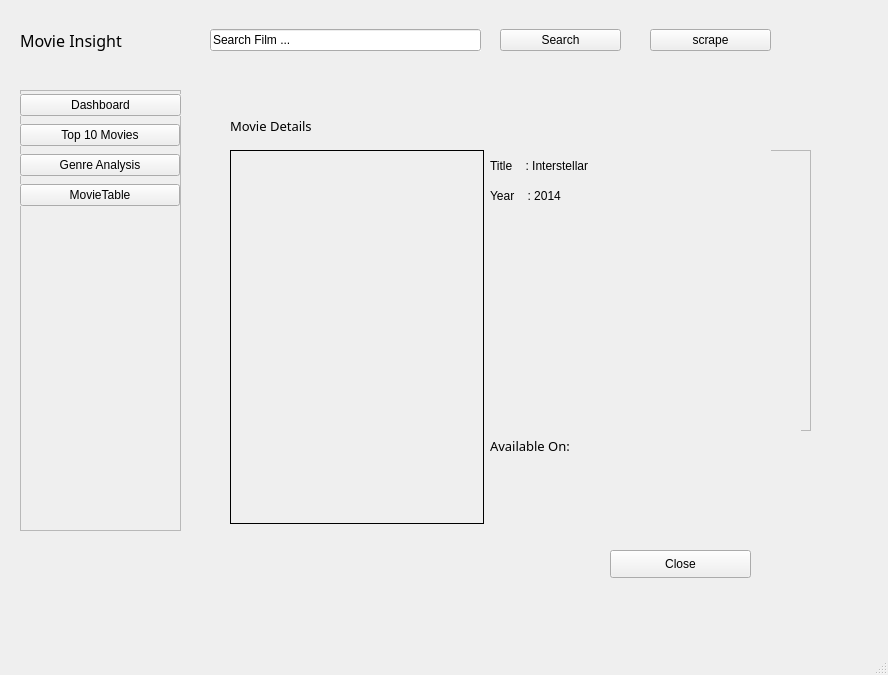
<?xml version="1.0" encoding="UTF-8"?>
<ui version="4.0">
 <class>MainWindow</class>
 <widget class="QMainWindow" name="MainWindow">
  <property name="geometry">
   <rect>
    <x>0</x>
    <y>0</y>
    <width>888</width>
    <height>675</height>
   </rect>
  </property>
  <property name="windowTitle">
   <string>MainWindow</string>
  </property>
  <widget class="QWidget" name="centralwidget">
   <widget class="QWidget" name="verticalLayoutWidget">
    <property name="geometry">
     <rect>
      <x>20</x>
      <y>20</y>
      <width>161</width>
      <height>41</height>
     </rect>
    </property>
    <layout class="QVBoxLayout" name="verticalLayout_7">
     <item>
      <widget class="QLabel" name="label">
       <property name="font">
        <font>
         <family>Eras Bold ITC</family>
         <pointsize>12</pointsize>
        </font>
       </property>
       <property name="mouseTracking">
        <bool>true</bool>
       </property>
       <property name="autoFillBackground">
        <bool>true</bool>
       </property>
       <property name="text">
        <string>Movie Insight</string>
       </property>
      </widget>
     </item>
    </layout>
   </widget>
   <widget class="QWidget" name="verticalLayoutWidget_2">
    <property name="geometry">
     <rect>
      <x>210</x>
      <y>20</y>
      <width>271</width>
      <height>41</height>
     </rect>
    </property>
    <layout class="QVBoxLayout" name="verticalLayout_8">
     <item>
      <widget class="QLineEdit" name="lineEdit">
       <property name="tabletTracking">
        <bool>true</bool>
       </property>
       <property name="autoFillBackground">
        <bool>true</bool>
       </property>
       <property name="text">
        <string>Search Film ...</string>
       </property>
      </widget>
     </item>
    </layout>
   </widget>
   <widget class="QWidget" name="verticalLayoutWidget_3">
    <property name="geometry">
     <rect>
      <x>500</x>
      <y>20</y>
      <width>121</width>
      <height>41</height>
     </rect>
    </property>
    <layout class="QVBoxLayout" name="verticalLayout_9">
     <item>
      <widget class="QPushButton" name="pushButton">
       <property name="autoFillBackground">
        <bool>true</bool>
       </property>
       <property name="text">
        <string>Search</string>
       </property>
      </widget>
     </item>
    </layout>
   </widget>
   <widget class="QWidget" name="verticalLayoutWidget_4">
    <property name="geometry">
     <rect>
      <x>650</x>
      <y>20</y>
      <width>121</width>
      <height>41</height>
     </rect>
    </property>
    <layout class="QVBoxLayout" name="verticalLayout_10">
     <item>
      <widget class="QPushButton" name="pushButton_2">
       <property name="autoFillBackground">
        <bool>true</bool>
       </property>
       <property name="text">
        <string>scrape</string>
       </property>
      </widget>
     </item>
    </layout>
   </widget>
   <widget class="QFrame" name="frame">
    <property name="geometry">
     <rect>
      <x>20</x>
      <y>90</y>
      <width>161</width>
      <height>441</height>
     </rect>
    </property>
    <property name="frameShape">
     <enum>QFrame::StyledPanel</enum>
    </property>
    <property name="frameShadow">
     <enum>QFrame::Raised</enum>
    </property>
    <widget class="QWidget" name="verticalLayoutWidget_5">
     <property name="geometry">
      <rect>
       <x>0</x>
       <y>0</y>
       <width>161</width>
       <height>31</height>
      </rect>
     </property>
     <layout class="QVBoxLayout" name="verticalLayout_11">
      <item>
       <widget class="QPushButton" name="pushButton_3">
        <property name="mouseTracking">
         <bool>true</bool>
        </property>
        <property name="autoFillBackground">
         <bool>true</bool>
        </property>
        <property name="text">
         <string>Dashboard</string>
        </property>
       </widget>
      </item>
     </layout>
    </widget>
    <widget class="QWidget" name="verticalLayoutWidget_6">
     <property name="geometry">
      <rect>
       <x>0</x>
       <y>30</y>
       <width>160</width>
       <height>31</height>
      </rect>
     </property>
     <layout class="QVBoxLayout" name="verticalLayout_12">
      <item>
       <widget class="QPushButton" name="pushButton_4">
        <property name="autoFillBackground">
         <bool>true</bool>
        </property>
        <property name="text">
         <string>Top 10 Movies</string>
        </property>
       </widget>
      </item>
     </layout>
    </widget>
    <widget class="QWidget" name="verticalLayoutWidget_7">
     <property name="geometry">
      <rect>
       <x>0</x>
       <y>60</y>
       <width>160</width>
       <height>31</height>
      </rect>
     </property>
     <layout class="QVBoxLayout" name="verticalLayout_13">
      <item>
       <widget class="QPushButton" name="pushButton_5">
        <property name="autoFillBackground">
         <bool>true</bool>
        </property>
        <property name="text">
         <string>Genre Analysis</string>
        </property>
       </widget>
      </item>
     </layout>
    </widget>
    <widget class="QWidget" name="verticalLayoutWidget_8">
     <property name="geometry">
      <rect>
       <x>0</x>
       <y>90</y>
       <width>160</width>
       <height>31</height>
      </rect>
     </property>
     <layout class="QVBoxLayout" name="verticalLayout_14">
      <item>
       <widget class="QPushButton" name="pushButton_6">
        <property name="autoFillBackground">
         <bool>true</bool>
        </property>
        <property name="text">
         <string>MovieTable</string>
        </property>
       </widget>
      </item>
     </layout>
    </widget>
   </widget>
   <widget class="QStackedWidget" name="stackedWidget">
    <property name="geometry">
     <rect>
      <x>210</x>
      <y>90</y>
      <width>621</width>
      <height>511</height>
     </rect>
    </property>
    <property name="currentIndex">
     <number>4</number>
    </property>
    <widget class="QWidget" name="page_3">
     <property name="autoFillBackground">
      <bool>true</bool>
     </property>
     <widget class="QWidget" name="verticalLayoutWidget_9">
      <property name="geometry">
       <rect>
        <x>210</x>
        <y>20</y>
        <width>151</width>
        <height>41</height>
       </rect>
      </property>
      <layout class="QVBoxLayout" name="verticalLayout_15">
       <item>
        <widget class="QLabel" name="label_2">
         <property name="font">
          <font>
           <family>Eras Bold ITC</family>
           <pointsize>10</pointsize>
          </font>
         </property>
         <property name="layoutDirection">
          <enum>Qt::LeftToRight</enum>
         </property>
         <property name="autoFillBackground">
          <bool>true</bool>
         </property>
         <property name="text">
          <string>Movie Dashboard</string>
         </property>
        </widget>
       </item>
      </layout>
     </widget>
     <widget class="QFrame" name="frame_2">
      <property name="geometry">
       <rect>
        <x>50</x>
        <y>70</y>
        <width>120</width>
        <height>121</height>
       </rect>
      </property>
      <property name="autoFillBackground">
       <bool>true</bool>
      </property>
      <property name="frameShape">
       <enum>QFrame::StyledPanel</enum>
      </property>
      <property name="frameShadow">
       <enum>QFrame::Raised</enum>
      </property>
      <widget class="QWidget" name="verticalLayoutWidget_10">
       <property name="geometry">
        <rect>
         <x>10</x>
         <y>0</y>
         <width>101</width>
         <height>41</height>
        </rect>
       </property>
       <layout class="QVBoxLayout" name="verticalLayout_16">
        <item>
         <widget class="QLabel" name="label_3">
          <property name="autoFillBackground">
           <bool>true</bool>
          </property>
          <property name="text">
           <string>Total Films</string>
          </property>
          <property name="scaledContents">
           <bool>true</bool>
          </property>
          <property name="alignment">
           <set>Qt::AlignCenter</set>
          </property>
         </widget>
        </item>
       </layout>
      </widget>
      <widget class="QWidget" name="verticalLayoutWidget_11">
       <property name="geometry">
        <rect>
         <x>10</x>
         <y>50</y>
         <width>101</width>
         <height>61</height>
        </rect>
       </property>
       <layout class="QVBoxLayout" name="verticalLayout_17">
        <item>
         <widget class="QLabel" name="label_4">
          <property name="autoFillBackground">
           <bool>true</bool>
          </property>
          <property name="text">
           <string>120 </string>
          </property>
          <property name="alignment">
           <set>Qt::AlignCenter</set>
          </property>
         </widget>
        </item>
       </layout>
      </widget>
     </widget>
     <widget class="QFrame" name="frame_3">
      <property name="geometry">
       <rect>
        <x>220</x>
        <y>70</y>
        <width>120</width>
        <height>121</height>
       </rect>
      </property>
      <property name="frameShape">
       <enum>QFrame::StyledPanel</enum>
      </property>
      <property name="frameShadow">
       <enum>QFrame::Raised</enum>
      </property>
      <widget class="QWidget" name="verticalLayoutWidget_14">
       <property name="geometry">
        <rect>
         <x>10</x>
         <y>0</y>
         <width>101</width>
         <height>41</height>
        </rect>
       </property>
       <layout class="QVBoxLayout" name="verticalLayout_20">
        <item>
         <widget class="QLabel" name="label_7">
          <property name="autoFillBackground">
           <bool>true</bool>
          </property>
          <property name="text">
           <string>Avg Rating</string>
          </property>
          <property name="alignment">
           <set>Qt::AlignCenter</set>
          </property>
         </widget>
        </item>
       </layout>
      </widget>
      <widget class="QWidget" name="verticalLayoutWidget_15">
       <property name="geometry">
        <rect>
         <x>10</x>
         <y>50</y>
         <width>101</width>
         <height>61</height>
        </rect>
       </property>
       <layout class="QVBoxLayout" name="verticalLayout_21">
        <item>
         <widget class="QLabel" name="label_8">
          <property name="autoFillBackground">
           <bool>true</bool>
          </property>
          <property name="text">
           <string>8.5</string>
          </property>
          <property name="alignment">
           <set>Qt::AlignCenter</set>
          </property>
         </widget>
        </item>
       </layout>
      </widget>
     </widget>
     <widget class="QFrame" name="frame_4">
      <property name="geometry">
       <rect>
        <x>410</x>
        <y>70</y>
        <width>120</width>
        <height>121</height>
       </rect>
      </property>
      <property name="frameShape">
       <enum>QFrame::StyledPanel</enum>
      </property>
      <property name="frameShadow">
       <enum>QFrame::Raised</enum>
      </property>
      <widget class="QWidget" name="verticalLayoutWidget_16">
       <property name="geometry">
        <rect>
         <x>10</x>
         <y>0</y>
         <width>101</width>
         <height>41</height>
        </rect>
       </property>
       <layout class="QVBoxLayout" name="verticalLayout_22">
        <item>
         <widget class="QLabel" name="label_9">
          <property name="autoFillBackground">
           <bool>true</bool>
          </property>
          <property name="text">
           <string>Top Genre</string>
          </property>
          <property name="alignment">
           <set>Qt::AlignCenter</set>
          </property>
         </widget>
        </item>
       </layout>
      </widget>
      <widget class="QWidget" name="verticalLayoutWidget_17">
       <property name="geometry">
        <rect>
         <x>10</x>
         <y>50</y>
         <width>101</width>
         <height>61</height>
        </rect>
       </property>
       <layout class="QVBoxLayout" name="verticalLayout_23">
        <item>
         <widget class="QLabel" name="label_10">
          <property name="autoFillBackground">
           <bool>true</bool>
          </property>
          <property name="text">
           <string/>
          </property>
          <property name="alignment">
           <set>Qt::AlignCenter</set>
          </property>
         </widget>
        </item>
       </layout>
      </widget>
     </widget>
     <widget class="QFrame" name="frame_5">
      <property name="geometry">
       <rect>
        <x>50</x>
        <y>210</y>
        <width>481</width>
        <height>231</height>
       </rect>
      </property>
      <property name="frameShape">
       <enum>QFrame::StyledPanel</enum>
      </property>
      <property name="frameShadow">
       <enum>QFrame::Raised</enum>
      </property>
      <widget class="QLabel" name="label_11">
       <property name="geometry">
        <rect>
         <x>80</x>
         <y>20</y>
         <width>311</width>
         <height>21</height>
        </rect>
       </property>
       <property name="font">
        <font>
         <family>Eras Bold ITC</family>
         <pointsize>10</pointsize>
        </font>
       </property>
       <property name="autoFillBackground">
        <bool>true</bool>
       </property>
       <property name="text">
        <string>Rating Distribution Chart </string>
       </property>
       <property name="alignment">
        <set>Qt::AlignCenter</set>
       </property>
      </widget>
      <widget class="QWidget" name="verticalLayoutWidget_18">
       <property name="geometry">
        <rect>
         <x>0</x>
         <y>50</y>
         <width>481</width>
         <height>181</height>
        </rect>
       </property>
       <layout class="QVBoxLayout" name="verticalLayout_24">
        <item>
         <widget class="QWidget" name="chart" native="true">
          <property name="mouseTracking">
           <bool>true</bool>
          </property>
          <property name="tabletTracking">
           <bool>true</bool>
          </property>
         </widget>
        </item>
       </layout>
      </widget>
     </widget>
    </widget>
    <widget class="QWidget" name="page_4">
     <property name="autoFillBackground">
      <bool>true</bool>
     </property>
     <widget class="QWidget" name="verticalLayoutWidget_19">
      <property name="geometry">
       <rect>
        <x>20</x>
        <y>20</y>
        <width>351</width>
        <height>41</height>
       </rect>
      </property>
      <layout class="QVBoxLayout" name="verticalLayout_25">
       <item>
        <widget class="QLabel" name="label_12">
         <property name="font">
          <font>
           <family>Eras Bold ITC</family>
           <pointsize>10</pointsize>
          </font>
         </property>
         <property name="autoFillBackground">
          <bool>true</bool>
         </property>
         <property name="text">
          <string>Top 10 Movies</string>
         </property>
         <property name="alignment">
          <set>Qt::AlignLeading|Qt::AlignLeft|Qt::AlignVCenter</set>
         </property>
        </widget>
       </item>
      </layout>
     </widget>
     <widget class="QTableWidget" name="tableWidget">
      <property name="geometry">
       <rect>
        <x>20</x>
        <y>70</y>
        <width>541</width>
        <height>361</height>
       </rect>
      </property>
      <property name="autoFillBackground">
       <bool>true</bool>
      </property>
     </widget>
    </widget>
    <widget class="QWidget" name="page_5">
     <property name="autoFillBackground">
      <bool>true</bool>
     </property>
     <widget class="QWidget" name="verticalLayoutWidget_20">
      <property name="geometry">
       <rect>
        <x>10</x>
        <y>10</y>
        <width>341</width>
        <height>41</height>
       </rect>
      </property>
      <layout class="QVBoxLayout" name="verticalLayout_26">
       <item>
        <widget class="QLabel" name="label_13">
         <property name="font">
          <font>
           <family>Eras Bold ITC</family>
           <pointsize>10</pointsize>
          </font>
         </property>
         <property name="autoFillBackground">
          <bool>true</bool>
         </property>
         <property name="text">
          <string>Genre Analysis</string>
         </property>
         <property name="alignment">
          <set>Qt::AlignLeading|Qt::AlignLeft|Qt::AlignVCenter</set>
         </property>
        </widget>
       </item>
      </layout>
     </widget>
     <widget class="QWidget" name="verticalLayoutWidget_21">
      <property name="geometry">
       <rect>
        <x>10</x>
        <y>70</y>
        <width>251</width>
        <height>351</height>
       </rect>
      </property>
      <layout class="QVBoxLayout" name="verticalLayout_27">
       <item>
        <widget class="QWidget" name="widget" native="true">
         <property name="autoFillBackground">
          <bool>true</bool>
         </property>
        </widget>
       </item>
      </layout>
     </widget>
     <widget class="QWidget" name="verticalLayoutWidget_22">
      <property name="geometry">
       <rect>
        <x>290</x>
        <y>70</y>
        <width>261</width>
        <height>41</height>
       </rect>
      </property>
      <layout class="QVBoxLayout" name="verticalLayout_28">
       <item>
        <widget class="QLabel" name="label_14">
         <property name="font">
          <font>
           <family>Eras Bold ITC</family>
           <pointsize>10</pointsize>
          </font>
         </property>
         <property name="autoFillBackground">
          <bool>true</bool>
         </property>
         <property name="text">
          <string>Genre Summary</string>
         </property>
         <property name="alignment">
          <set>Qt::AlignCenter</set>
         </property>
        </widget>
       </item>
      </layout>
     </widget>
     <widget class="QWidget" name="verticalLayoutWidget_23">
      <property name="geometry">
       <rect>
        <x>290</x>
        <y>120</y>
        <width>261</width>
        <height>301</height>
       </rect>
      </property>
      <layout class="QVBoxLayout" name="verticalLayout_30">
       <item>
        <widget class="QWidget" name="widget_2" native="true"/>
       </item>
      </layout>
     </widget>
    </widget>
    <widget class="QWidget" name="page_6">
     <widget class="QWidget" name="verticalLayoutWidget_25">
      <property name="geometry">
       <rect>
        <x>10</x>
        <y>20</y>
        <width>241</width>
        <height>21</height>
       </rect>
      </property>
      <layout class="QVBoxLayout" name="verticalLayout_32">
       <item>
        <widget class="QLabel" name="label_15">
         <property name="font">
          <font>
           <family>Eras Bold ITC</family>
           <pointsize>10</pointsize>
          </font>
         </property>
         <property name="text">
          <string>Movie Database</string>
         </property>
        </widget>
       </item>
      </layout>
     </widget>
     <widget class="QWidget" name="verticalLayoutWidget_26">
      <property name="geometry">
       <rect>
        <x>10</x>
        <y>60</y>
        <width>551</width>
        <height>371</height>
       </rect>
      </property>
      <layout class="QVBoxLayout" name="verticalLayout_33">
       <item>
        <widget class="QTableWidget" name="tableWidget_2"/>
       </item>
      </layout>
     </widget>
    </widget>
    <widget class="QWidget" name="page_7">
     <widget class="QWidget" name="verticalLayoutWidget_27">
      <property name="geometry">
       <rect>
        <x>20</x>
        <y>20</y>
        <width>261</width>
        <height>31</height>
       </rect>
      </property>
      <layout class="QVBoxLayout" name="verticalLayout_34">
       <item>
        <widget class="QLabel" name="label_16">
         <property name="font">
          <font>
           <family>Eras Bold ITC</family>
           <pointsize>10</pointsize>
          </font>
         </property>
         <property name="autoFillBackground">
          <bool>true</bool>
         </property>
         <property name="text">
          <string>Movie Details</string>
         </property>
        </widget>
       </item>
      </layout>
     </widget>
     <widget class="QWidget" name="verticalLayoutWidget_28">
      <property name="geometry">
       <rect>
        <x>20</x>
        <y>60</y>
        <width>254</width>
        <height>374</height>
       </rect>
      </property>
      <layout class="QVBoxLayout" name="verticalLayout_35">
       <item>
        <widget class="QLabel" name="label_5">
         <property name="minimumSize">
          <size>
           <width>252</width>
           <height>372</height>
          </size>
         </property>
         <property name="mouseTracking">
          <bool>true</bool>
         </property>
         <property name="tabletTracking">
          <bool>true</bool>
         </property>
         <property name="autoFillBackground">
          <bool>true</bool>
         </property>
         <property name="frameShape">
          <enum>QFrame::Box</enum>
         </property>
         <property name="text">
          <string/>
         </property>
        </widget>
       </item>
      </layout>
     </widget>
     <widget class="QFrame" name="frame_6">
      <property name="geometry">
       <rect>
        <x>280</x>
        <y>60</y>
        <width>321</width>
        <height>281</height>
       </rect>
      </property>
      <property name="autoFillBackground">
       <bool>true</bool>
      </property>
      <property name="frameShape">
       <enum>QFrame::StyledPanel</enum>
      </property>
      <property name="frameShadow">
       <enum>QFrame::Raised</enum>
      </property>
      <widget class="QWidget" name="verticalLayoutWidget_29">
       <property name="geometry">
        <rect>
         <x>0</x>
         <y>0</y>
         <width>281</width>
         <height>31</height>
        </rect>
       </property>
       <layout class="QVBoxLayout" name="verticalLayout_36">
        <item>
         <widget class="QLabel" name="label_17">
          <property name="autoFillBackground">
           <bool>true</bool>
          </property>
          <property name="text">
           <string>Title    : Interstellar</string>
          </property>
         </widget>
        </item>
       </layout>
      </widget>
      <widget class="QWidget" name="verticalLayoutWidget_30">
       <property name="geometry">
        <rect>
         <x>0</x>
         <y>30</y>
         <width>160</width>
         <height>31</height>
        </rect>
       </property>
       <layout class="QVBoxLayout" name="verticalLayout_37">
        <item>
         <widget class="QLabel" name="label_18">
          <property name="autoFillBackground">
           <bool>true</bool>
          </property>
          <property name="text">
           <string>Year    : 2014</string>
          </property>
         </widget>
        </item>
       </layout>
      </widget>
      <widget class="QWidget" name="verticalLayoutWidget_31">
       <property name="geometry">
        <rect>
         <x>0</x>
         <y>60</y>
         <width>241</width>
         <height>41</height>
        </rect>
       </property>
       <layout class="QVBoxLayout" name="verticalLayout_38">
        <item>
         <widget class="QLabel" name="label_19">
          <property name="autoFillBackground">
           <bool>true</bool>
          </property>
          <property name="text">
           <string/>
          </property>
         </widget>
        </item>
       </layout>
      </widget>
      <widget class="QWidget" name="verticalLayoutWidget_32">
       <property name="geometry">
        <rect>
         <x>0</x>
         <y>100</y>
         <width>160</width>
         <height>41</height>
        </rect>
       </property>
       <layout class="QVBoxLayout" name="verticalLayout_39">
        <item>
         <widget class="QLabel" name="label_20">
          <property name="autoFillBackground">
           <bool>true</bool>
          </property>
          <property name="text">
           <string/>
          </property>
         </widget>
        </item>
       </layout>
      </widget>
      <widget class="QWidget" name="verticalLayoutWidget_33">
       <property name="geometry">
        <rect>
         <x>0</x>
         <y>140</y>
         <width>160</width>
         <height>31</height>
        </rect>
       </property>
       <layout class="QVBoxLayout" name="verticalLayout_40">
        <item>
         <widget class="QLabel" name="label_21">
          <property name="autoFillBackground">
           <bool>true</bool>
          </property>
          <property name="text">
           <string/>
          </property>
         </widget>
        </item>
       </layout>
      </widget>
      <widget class="QWidget" name="verticalLayoutWidget_34">
       <property name="geometry">
        <rect>
         <x>0</x>
         <y>170</y>
         <width>161</width>
         <height>31</height>
        </rect>
       </property>
       <layout class="QVBoxLayout" name="verticalLayout_41">
        <item>
         <widget class="QLabel" name="label_22">
          <property name="autoFillBackground">
           <bool>true</bool>
          </property>
          <property name="text">
           <string/>
          </property>
         </widget>
        </item>
       </layout>
      </widget>
      <widget class="QWidget" name="verticalLayoutWidget_36">
       <property name="geometry">
        <rect>
         <x>0</x>
         <y>200</y>
         <width>311</width>
         <height>81</height>
        </rect>
       </property>
       <layout class="QVBoxLayout" name="verticalLayout_43">
        <item>
         <widget class="QLabel" name="label_24">
          <property name="autoFillBackground">
           <bool>true</bool>
          </property>
          <property name="text">
           <string/>
          </property>
          <property name="wordWrap">
           <bool>true</bool>
          </property>
         </widget>
        </item>
       </layout>
      </widget>
     </widget>
     <widget class="QWidget" name="verticalLayoutWidget_35">
      <property name="geometry">
       <rect>
        <x>280</x>
        <y>340</y>
        <width>141</width>
        <height>31</height>
       </rect>
      </property>
      <layout class="QVBoxLayout" name="verticalLayout_42">
       <item>
        <widget class="QLabel" name="label_23">
         <property name="font">
          <font>
           <family>Eras Bold ITC</family>
           <pointsize>10</pointsize>
          </font>
         </property>
         <property name="autoFillBackground">
          <bool>true</bool>
         </property>
         <property name="text">
          <string>Available On:</string>
         </property>
        </widget>
       </item>
      </layout>
     </widget>
     <widget class="QPushButton" name="pushButton_8">
      <property name="geometry">
       <rect>
        <x>400</x>
        <y>460</y>
        <width>141</width>
        <height>28</height>
       </rect>
      </property>
      <property name="text">
       <string>Close</string>
      </property>
     </widget>
     <widget class="QWidget" name="verticalLayoutWidget_37">
      <property name="geometry">
       <rect>
        <x>280</x>
        <y>370</y>
        <width>160</width>
        <height>61</height>
       </rect>
      </property>
      <layout class="QVBoxLayout" name="verticalLayout_44">
       <item>
        <widget class="QLabel" name="label_25">
         <property name="autoFillBackground">
          <bool>true</bool>
         </property>
         <property name="text">
          <string/>
         </property>
        </widget>
       </item>
      </layout>
     </widget>
    </widget>
   </widget>
  </widget>
  <widget class="QMenuBar" name="menubar">
   <property name="geometry">
    <rect>
     <x>0</x>
     <y>0</y>
     <width>888</width>
     <height>26</height>
    </rect>
   </property>
   <property name="tabletTracking">
    <bool>true</bool>
   </property>
   <property name="autoFillBackground">
    <bool>true</bool>
   </property>
  </widget>
  <widget class="QStatusBar" name="statusbar"/>
 </widget>
 <resources/>
 <connections/>
</ui>
